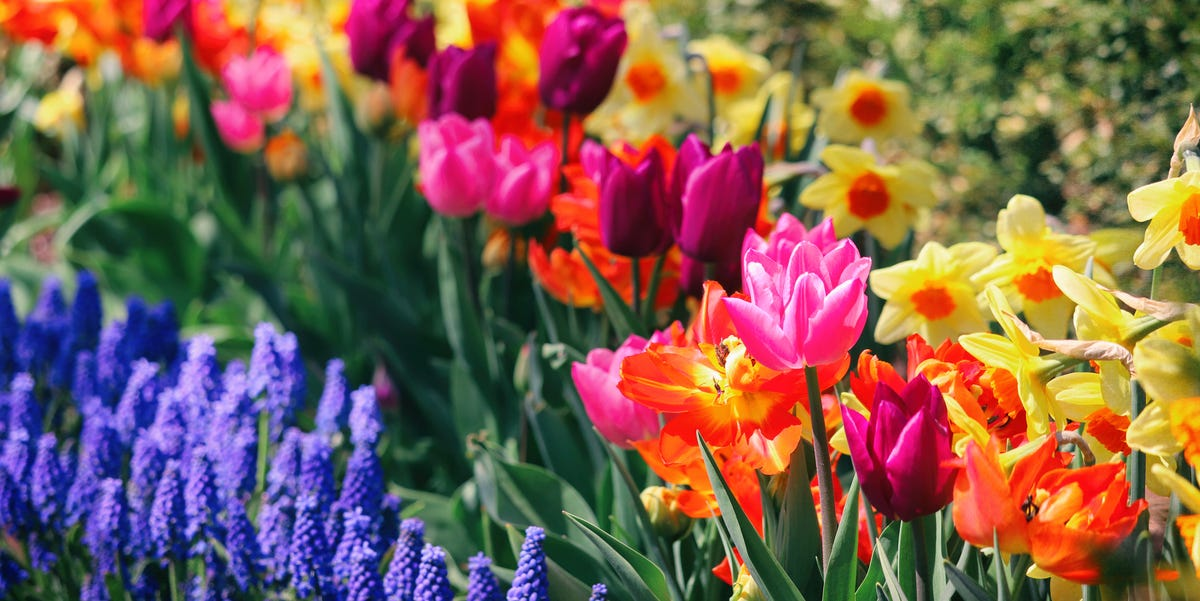
#> input picture Wallpapers/Flowers.png, 1200 x 601 px, found by its file name
$ python 04_resize_images.py
#> lines starting #> are read from the running program, lines starting #| are printed output that depends on the picture
from PIL import Image, ImageOps

my_image = Image.open('Wallpapers/Flowers.png')
#> my_image is the input picture: PIL image 1200x601 RGB; mean R, G, B 129.9, 95.3, 80.5

# new size of image
new_size = (300,300)
# resize
resized_image = my_image.resize(new_size)
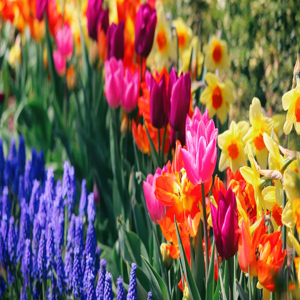
#> resized_image: PIL image 300x300 RGB; mean R, G, B 129.9, 95.3, 80.5
# cover area
resized_image = ImageOps.cover(resized_image, (300,300))
# fit area
resized_image = ImageOps.fit(resized_image, (300,300))
# show image
# resized_image.show()

# resize image by maintaining same aspect ratio
new_width = 300
resized_image2 = my_image.resize((new_width, int(my_image.height * (new_width/my_image.width))))
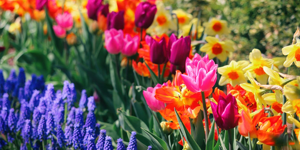
#> resized_image2: PIL image 300x150 RGB; mean R, G, B 129.9, 95.3, 80.5
# resized_image2.show()

# scaling image
scaling_factor = 0.1
scaled_image = my_image.resize((int(my_image.width * scaling_factor), int(my_image.height * scaling_factor)))
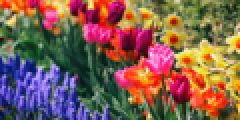
#> scaled_image: PIL image 120x60 RGB (shown 2 times larger); mean R, G, B 129.9, 95.3, 80.5
scaled_image.show()
